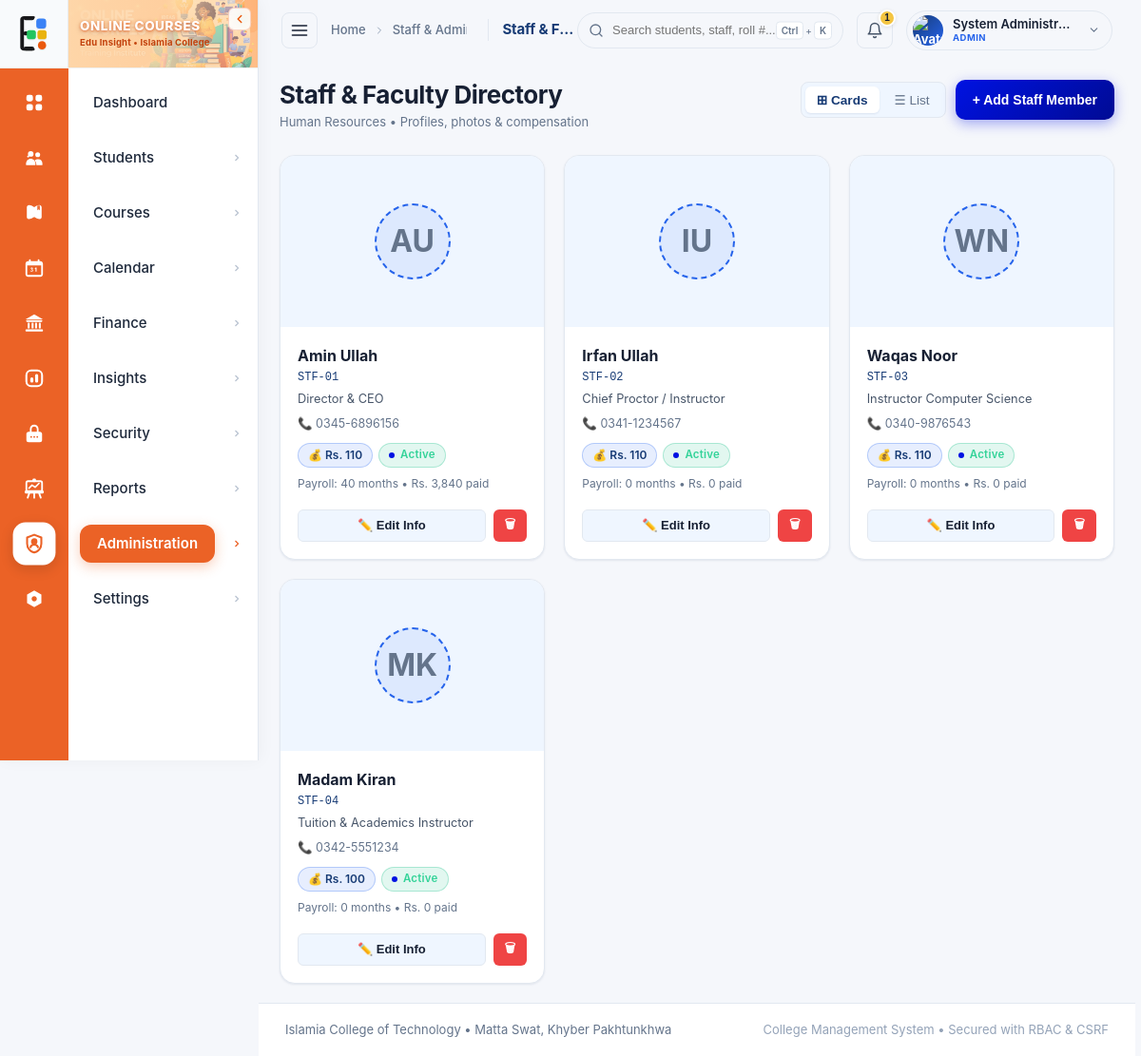
Screenshot of /modules/staff/index.php (signed in) with the database file from the repository.
### tables this page shows
CREATE TABLE `staff_members` (
    `profile_photo` VARCHAR(255) NULL,
    `salary_type` VARCHAR(20) NOT NULL DEFAULT 'fixed',
    `salary_percentage` DECIMAL(5,2) NOT NULL DEFAULT 0.00,

    `id` INT AUTO_INCREMENT PRIMARY KEY,
    `staff_code` VARCHAR(50) NOT NULL UNIQUE,
    `full_name` VARCHAR(150) NOT NULL,
    `designation` VARCHAR(100) NOT NULL,
    `phone` VARCHAR(30) NULL,
    `base_salary` DECIMAL(10,2) NOT NULL DEFAULT 0.00,
    `is_active` BOOLEAN NOT NULL DEFAULT TRUE,
    `created_at` TIMESTAMP DEFAULT CURRENT_TIMESTAMP
);

### modules/staff/index.php (the view, shortened to what this page needs)
<?php
$pdo         = Database::getConnection();
$staffList = $pdo->query("
    SELECT s.*,
           (SELECT COUNT(*) FROM staff_payroll p WHERE p.staff_id=s.id) AS payroll_entries,
           (SELECT COALESCE(SUM(total_paid),0) FROM staff_payroll p WHERE p.staff_id=s.id) AS total_received
    FROM staff_members s ORDER BY s.id ASC
")->fetchAll();
require_once __DIR__ . '/../../includes/header.php';
?>
<div class="page-header">
    <div>
        <h1 class="page-title">Staff &amp; Faculty Directory</h1>
        <p class="page-breadcrumb">Human Resources &bull; Profiles, photos &amp; compensation</p>
    </div>
    <div style="display:flex;gap:10px;align-items:center;">
        <div class="view-toggle">
            <button class="view-toggle-btn active" id="btnGrid" onclick="setView('grid')">⊞ Cards</button>
            <button class="view-toggle-btn" id="btnList" onclick="setView('list')">☰ List</button>
        </div>
        <button type="button" class="btn btn-primary" onclick="openModal('addStaffModal')">+ Add Staff Member</button>
    </div>
</div>
<div id="view-grid">
<?php if (empty($staffList)): ?>
    <div class="glass-card" style="text-align:center;padding:40px;color:#64748b;">No staff members found.</div>
<?php else: ?>
<div class="staff-grid">
<?php foreach ($staffList as $st):
    $hasPhoto = !empty($st['profile_photo']);
    $photoUrl = $hasPhoto ? $baseUri . '/assets/images/staff/' . htmlspecialchars($st['profile_photo']) : '';
    $words    = array_filter(explode(' ', trim($st['full_name'])));
    $initials = implode('', array_map(fn($w) => strtoupper($w[0]), array_slice(array_values($words), 0, 2)));
?>
<div class="staff-card" id="card-<?= $st['id'] ?>">
    <div class="staff-card-photo" id="photo-area-<?= $st['id'] ?>">
        <?php if ($hasPhoto): ?>
            <img src="<?= $photoUrl ?>" alt="<?= htmlspecialchars($st['full_name']) ?>" id="photo-img-<?= $st['id'] ?>">
        <?php else: ?>
            <div class="photo-placeholder" id="photo-placeholder-<?= $st['id'] ?>"><?= htmlspecialchars($initials) ?></div>
        <?php endif; ?>
    </div>
    <div style="padding:18px;flex:1;">
        <div style="font-size:1rem;font-weight:700;color:var(--text-primary);margin-bottom:2px;"><?= htmlspecialchars($st['full_name']) ?></div>
        <div style="font-size:0.75rem;color:var(--primary);font-family:monospace;margin-bottom:4px;"><?= htmlspecialchars($st['staff_code']) ?></div>
        <div style="font-size:0.8rem;color:var(--text-secondary);margin-bottom:8px;"><?= htmlspecialchars($st['designation'] ?: 'Faculty Member') ?></div>
        <div style="font-size:0.78rem;color:var(--text-muted);margin-bottom:10px;">📞 <?= htmlspecialchars($st['phone'] ?: '—') ?></div>
        <div style="display:flex;flex-wrap:wrap;gap:6px;margin-bottom:8px;">
            <?php if ($st['salary_type'] === 'percentage'): ?>
                <span class="salary-pill-pct">📊 <?= number_format((float)$st['salary_percentage'],2) ?>% of Fees</span>
            <?php else: ?>
                <span class="salary-pill-fixed">💰 Rs. <?= number_format((float)$st['base_salary'],0) ?></span>
            <?php endif; ?>
            <span class="status-badge <?= $st['is_active'] ? 'badge-active' : 'badge-inactive' ?>"><?= $st['is_active'] ? 'Active' : 'Inactive' ?></span>
        </div>
        <div style="font-size:0.75rem;color:var(--text-muted);">Payroll: <?= (int)$st['payroll_entries'] ?> months &bull; Rs. <?= number_format((float)$st['total_received'],0) ?> paid</div>
    </div>
    <div style="display:flex;gap:8px;padding:0 18px 18px;">
        <button class="btn btn-glass btn-sm" style="flex:1;" onclick="openEditStaffModal(<?= htmlspecialchars(json_encode($st),ENT_QUOTES) ?>)">✏️ Edit Info</button>
        <button class="btn btn-danger btn-sm" onclick="confirmDeleteStaff(<?= $st['id'] ?>,'<?= htmlspecialchars($st['full_name'],ENT_QUOTES) ?>')">🗑</button>
    </div>
</div>
<?php endforeach; ?>
</div>
<?php endif; ?>
</div>
<?php require_once __DIR__ . '/../../includes/footer.php'; ?>

### assets/css/futuristic_glass.css (style rules this page uses)
:root, [data-theme="light"], [data-theme="clean-blue"], [data-theme="royal-blue"], [data-theme="teal"], [data-theme="purple"], [data-theme="navy-cyan"], [data-theme="slate-blue"], [data-theme="green"], [data-theme="warm"] { --bg-base: #F5F7FB; --bg-surface: #FFFFFF; --bg-card: #FFFFFF; --bg-card-hover: #F8FAFC; --bg-card-subtle: #EFF6FF; --bg-input: #FFFFFF; --bg-input-focus: #FFFFFF; --border-card: #E2E8F0; --border-card-hover: #2563EB; --border-input: #E2E8F0; --border-focus: #2563EB; --primary: #173B75; --primary-light: #2563EB; --primary-dark: #0F274F; --secondary: #2563EB; --accent: #F4C542; --accent-yellow: #F4C542; --accent-gold: #EAB308; --accent-sky: #93C5FD; --accent-royal: #173B75; --accent-emerald: #0284C7; --accent-amber: #F59E0B; --accent-rose: #EF4444; --accent-indigo: #173B75; --accent-purple: #2563EB; --text-primary: #172033; --text-secondary: #475569; --text-muted: #64748B; --text-dim: #94A3B8; --sidebar-width: 272px; --sidebar-collapsed-width: 72px; --sidebar-orange: #eb6226; --sidebar-orange-dark: #d45119; --sidebar-orange-hover: #ff7841; --sidebar-orange-light: #fef0ea; --header-height: 64px; --radius-sm: 6px; --radius-md: 10px; --radius-lg: 14px; --radius-xl: 18px; --radius-full: 9999px; --shadow-sm: 0 1px 3px rgba(23, 59, 117, 0.05), 0 1px 2px rgba(15, 23, 42, 0.04); --shadow-md: 0 4px 14px -2px rgba(23, 59, 117, 0.08), 0 2px 6px -2px rgba(15, 23, 42, 0.04); --shadow-lg: 0 12px 28px -4px rgba(23, 59, 117, 0.12), 0 4px 10px -2px rgba(15, 23, 42, 0.05); --shadow-focus: 0 0 0 3px rgba(37, 99, 235, 0.18); --transition: all 0.2s cubic-bezier(0.16, 1, 0.3, 1); }
* { box-sizing: border-box; margin: 0; padding: 0; }
html { overflow-x: hidden; scrollbar-gutter: stable; }
body { font-family: -apple-system, BlinkMacSystemFont, "Segoe UI", Roboto, "Helvetica Neue", Arial, sans-serif; background-color: var(--bg-base); color: var(--text-primary); min-height: 100vh; font-size: 13.5px; line-height: 1.5; -webkit-font-smoothing: antialiased; overflow-x: hidden; width: 100%; }
.page-header { display: flex; align-items: flex-start; justify-content: space-between; margin-bottom: 24px; flex-wrap: wrap; gap: 16px; }
.page-title { font-size: 26px; font-weight: 700; color: var(--text-primary); letter-spacing: -0.02em; line-height: 1.2; }
.page-breadcrumb { font-size: 13px; color: var(--text-muted); margin-top: 4px; }
.btn { display: inline-flex; align-items: center; justify-content: center; gap: 8px; padding: 10px 18px; border-radius: var(--radius-md); font-size: 14px; font-weight: 600; text-decoration: none; cursor: pointer; border: none; min-height: 42px; transition: var(--transition); }
.btn-primary { background: linear-gradient(135deg, #0012E2 0%, #000B94 100%); color: #ffffff; box-shadow: 0 4px 14px rgba(0, 18, 226, 0.35); }
.btn-glass { background: var(--bg-card-subtle); border: 1px solid var(--border-input); color: var(--text-primary); }
.btn-danger { background: var(--accent-rose); color: #ffffff; }
.btn-sm { padding: 6px 12px; font-size: 13px; min-height: 32px; border-radius: var(--radius-sm); }
.status-badge { display: inline-flex; align-items: center; gap: 6px; padding: 4px 10px; border-radius: var(--radius-full); font-size: 12px; font-weight: 600; white-space: nowrap; }
.status-badge::before { content: ''; width: 6px; height: 6px; border-radius: var(--radius-full); }
.badge-active, .badge-paid, .badge-completed { background: rgba(0, 18, 226, 0.08); color: #0012E2; border: 1px solid rgba(0, 18, 226, 0.25); }
.badge-active::before, .badge-paid::before, .badge-completed::before { background: #0012E2; }
.status-badge { display: inline-flex; align-items: center; gap: 6px; padding: 3px 10px; border-radius: 20px; font-size: 11.5px; font-weight: 600; text-transform: capitalize; letter-spacing: 0.02em; line-height: 1.3; }
.status-badge.badge-active { background: rgba(16, 185, 129, 0.12); color: #34d399; border: 1px solid rgba(16, 185, 129, 0.28); }
.page-header, .dash-hero, .dash-hero-actions, .filter-bar { position: relative; z-index: 20; }

### assets/css/edu_sidebar.css (style rules this page uses)
:root { --sidebar-width: 272px; --sidebar-collapsed-width: 72px; --sidebar-orange: #eb6226; --sidebar-orange-dark: #d45119; --sidebar-orange-hover: #ff7841; --sidebar-orange-light: #fef0ea; }

### rows the page displays
staff_members: full_name "Amin Ullah", staff_code "STF-01", designation "Director & CEO", phone "0345-6896156", base_salary "110", is_active "Active", payroll_entries "40", total_received "3,840"
staff_members: full_name "Irfan Ullah", staff_code "STF-02", designation "Chief Proctor / Instructor", phone "0341-1234567", base_salary "110", is_active "Active", payroll_entries "0", total_received "0"
staff_members: full_name "Waqas Noor", staff_code "STF-03", designation "Instructor Computer Science", phone "0340-9876543", base_salary "110", is_active "Active", payroll_entries "0", total_received "0"
staff_members: full_name "Madam Kiran", staff_code "STF-04", designation "Tuition & Academics Instructor", phone "0342-5551234", base_salary "100", is_active "Active", payroll_entries "0", total_received "0"

### other values shown
$item['label'] "Dashboard"
$item['label'] "Students"
$item['label'] "Courses"
$item['label'] "Calendar"
$item['label'] "Finance"
$item['label'] "Insights"
$item['label'] "Security"
$item['label'] "Reports"
$item['label'] "Administration"
$item['label'] "Settings"
$crumb['label'] "Home"
$crumb['label'] "Staff & Ad…"
$pageTitle "Staff & F…"
$notifCount "1"
$currentUser['full_name'] "System Administr…"
